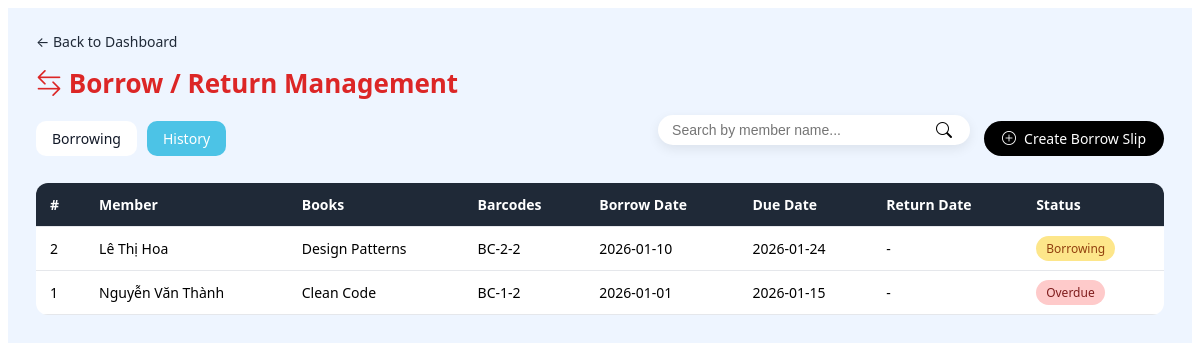
Screenshot of /borrow/history (signed in) with the database file from the repository.
### tables this page shows
CREATE TABLE `borrow_records` (
  `borrow_id` int(11) NOT NULL,
  `user_id` int(11) DEFAULT NULL,
  `borrow_date` date NOT NULL,
  `due_date` date NOT NULL,
  `return_date` date DEFAULT NULL,
  `status` enum('borrowed','returned','overdue') DEFAULT 'borrowed'
);

CREATE TABLE `users` (
  `user_id` int(11) NOT NULL,
  `username` varchar(255) NOT NULL,
  `password` varchar(255) NOT NULL,
  `full_name` varchar(150) DEFAULT NULL,
  `email` varchar(150) NOT NULL,
  `role` enum('admin','member') DEFAULT 'member',
  `status` enum('active','locked') DEFAULT 'active'
);

### app/core/Controller.php (called while the page is built, shortened)
<?php
class Controller
{
    protected function model($model)
    {
        $modelPath = __DIR__ . '/../models/' . $model . '.php';
        return new $model();
    }
    protected function view($view, $data = [])
    {
        extract($data);
        $viewPath = __DIR__ . '/../views/' . $view . '.php';
        require_once $viewPath;
    }
}

### app/controllers/BorrowController.php (called while the page is built, shortened)
<?php
class BorrowController extends Controller
{
    public function history()
    {
        $borrowModel = $this->model('BorrowRecord');
        $keyword = $_GET['keyword'] ?? '';
        $page = (int) ($_GET['page'] ?? 1);
        $page = max(1, $page);
        $limit = 10;
        if (!empty($keyword)) {
            $borrows = $borrowModel->searchHistoryByMemberName($keyword, $page, $limit);
            $total = $borrowModel->countSearchHistoryByMemberName($keyword);
        } else {
            $borrows = $borrowModel->getAllBorrowHistory($page, $limit);
            $total = $borrowModel->countAllBorrowHistory();
        }
        $totalPages = ceil($total / $limit);
        $this->view('admin/history', [
            'borrows' => $borrows,
            'keyword' => $keyword,
            'page' => $page,
            'totalPages' => $totalPages,
            'total' => $total,
            'limit' => $limit
        ]);
    }
}

### app/core/Router.php (called while the page is built, shortened)
<?php
class Router
{
    public function run()
    {
        $requestUri = parse_url($_SERVER['REQUEST_URI'], PHP_URL_PATH);
        if (strpos($requestUri, '/public/') !== false) {
            $requestUri = substr($requestUri, strpos($requestUri, '/public/') + 8);
        } elseif (substr($requestUri, -7) === '/public') {
            $requestUri = '';
        } else {
            $requestUri = trim($requestUri, '/');
        }
        $requestUri = trim($requestUri, '/');
        $requestUri = preg_replace('/\.php$/', '', $requestUri);
        $requestUri = preg_replace('/^index\/?/', '', $requestUri);
        $parts = !empty($requestUri) ? explode('/', $requestUri) : [];
        $parts = array_filter($parts, fn($p) => !empty($p));
        $parts = array_values($parts);
        $method = !empty($parts[1]) ? $parts[1] : 'index';
        $params = array_slice($parts, 2);
        $controller = new $controllerName();
        call_user_func_array([$controller, $method], $params);
    }
}

### public/index.php (called while the page is built, shortened)
<?php
require_once __DIR__ . '/../app/config/database.php';
require_once __DIR__ . '/../app/core/Router.php';
require_once __DIR__ . '/../app/core/Controller.php';
require_once __DIR__ . '/../app/core/Model.php';
$router = new Router();
$router->run();

### app/core/Model.php (called while the page is built, shortened)
<?php
class Model {
    public function __construct() {
        $database = new Database();
        $this->db = $database->connect();
    }
}

### app/config/database.php (called while the page is built, shortened)
<?php
class Database {
    private $host = 'localhost';
    private $db_name = 'library_management';
    private $username = 'root';
    private $password = '';
    private $conn;
    public function connect() {
        try {
            $this->conn = new PDO(
                "mysql:host={$this->host};dbname={$this->db_name};charset=utf8",
                $this->username,
                $this->password
            );
            $this->conn->setAttribute(PDO::ATTR_ERRMODE, PDO::ERRMODE_EXCEPTION);
        } catch (PDOException $e) {
            die('Database connection failed: ' . $e->getMessage());
        }
        return $this->conn;
    }
}

### app/models/BorrowRecord.php (called while the page is built, shortened)
<?php
class BorrowRecord extends Model
{
    public function getAllBorrowHistory($page = 1, $limit = 10)
    {
        $offset = ($page - 1) * $limit;
        $sql = "SELECT
                br.borrow_id,
                u.full_name,
                GROUP_CONCAT(DISTINCT b.title SEPARATOR ', ') as titles,
                GROUP_CONCAT(DISTINCT bc.barcode SEPARATOR ', ') as barcodes,
                br.borrow_date,
                br.due_date,
                br.return_date,
                br.status
            FROM borrow_records br
            JOIN users u ON br.user_id = u.user_id
            LEFT JOIN borrow_records_book_copies brbc ON br.borrow_id = brbc.borrow_id
            LEFT JOIN book_copies bc ON brbc.book_copy_id = bc.book_copy_id
            LEFT JOIN books b ON bc.book_id = b.book_id
            GROUP BY br.borrow_id, u.full_name, br.borrow_date, br.due_date, br.return_date, br.status
            ORDER BY br.borrow_date DESC
            LIMIT " . intval($limit) . " OFFSET " . intval($offset);
        $stmt = $this->db->prepare($sql);
        $stmt->execute();
        return $stmt->fetchAll(PDO::FETCH_ASSOC);
    }
}

### app/views/admin/history.php (the view, shortened to what this page needs)
<link rel="stylesheet" href="<?= BASE_URL ?>/assets/css/admin-borrow.css">
<link rel="stylesheet" href="https://cdn.jsdelivr.net/npm/bootstrap-icons@1.11.3/font/bootstrap-icons.css">
<div class="borrow-container">
    <div class="borrow-header">
        <a href="<?= BASE_URL ?>/admin/index" class="btn-back">
            ← Back to Dashboard
        </a>
        <div class="borrow-title">
            <h2>
                <i class="bi bi-arrow-left-right"></i>
                Borrow / Return Management
            </h2>
        </div>
        <div class="borrow-actions">
            <div class="borrow-tabs">
                <a href="<?= BASE_URL ?>/borrow/index" class="btn">
                    Borrowing
                </a>
                <a href="<?= BASE_URL ?>/borrow/history" class="btn active">
                    History
                </a>
            </div>
            <div class="borrow-right">
                <form method="GET" class="borrow-search">
                    <input type="text" name="keyword" placeholder="Search by member name..."
                        value="<?= htmlspecialchars($keyword ?? '') ?>">
                    <button type="submit">
                        <i class="bi bi-search"></i>
                    </button>
                </form>
                <a href="<?= BASE_URL ?>/borrow/create" class="btn-create">
                    <i class="bi bi-plus-circle"></i>
                    Create Borrow Slip
                </a>
            </div>
        </div>
    </div>
    <table class="borrow-table">
        <thead>
            <tr>
                <th>#</th>
                <th>Member</th>
                <th>Books</th>
                <th>Barcodes</th>
                <th>Borrow Date</th>
                <th>Due Date</th>
                <th>Return Date</th>
                <th>Status</th>
            </tr>
        </thead>
        <tbody>
            <?php foreach ($borrows as $b): ?>
            <tr>
                <td><?= $b['borrow_id'] ?></td>
                <td><?= htmlspecialchars($b['full_name']) ?></td>
                <td><?= htmlspecialchars($b['titles']) ?></td>
                <td><?= htmlspecialchars($b['barcodes']) ?></td>
                <td><?= $b['borrow_date'] ?></td>
                <td><?= $b['due_date'] ?></td>
                <td><?= $b['return_date'] ?? '-' ?></td>
                <td>
                    <?php if ($b['status'] === 'returned'): ?>
                    <span class="badge badge-success">Returned</span>
                    <?php elseif ($b['status'] === 'overdue'): ?>
                    <span class="badge badge-danger">Overdue</span>
                    <?php else: ?>
                    <span class="badge badge-warning">Borrowing</span>
                    <?php endif; ?>
                </td>
            </tr>
            <?php endforeach; ?>
        </tbody>
    </table>
</div>

### public/assets/css/admin-borrow.css (style rules this page uses)
.borrow-container { padding: 24px 28px; background: #eef5ff; min-height: 100vh; font-family: system-ui, -apple-system, BlinkMacSystemFont, "Segoe UI", sans-serif; }
.borrow-header { display: flex; flex-direction: column; gap: 14px; margin-bottom: 22px; }
.btn-back { display: inline-flex; align-items: center; gap: 6px; font-size: 14px; color: #1f2937; text-decoration: none; width: fit-content; }
.borrow-title h2 { margin: 0; font-size: 26px; font-weight: 700; color: #dc2626; }
.borrow-actions { display: flex; align-items: center; justify-content: space-between; gap: 16px; }
.borrow-tabs { display: flex; gap: 10px; }
.borrow-tabs .btn { padding: 8px 16px; border-radius: 10px; font-size: 14px; font-weight: 500; background: #ffffff; color: #111827; text-decoration: none; }
.borrow-tabs .btn.active { background: #4cc3e6; color: #ffffff; }
.borrow-right { display: flex; align-items: center; gap: 14px; }
.borrow-search { display: flex; align-items: center; background: #ffffff; border-radius: 20px; padding: 6px 12px; box-shadow: 0 4px 12px rgba(0, 0, 0, 0.08); }
.borrow-search input { border: none; outline: none; font-size: 14px; width: 260px; }
.borrow-search button { border: none; background: transparent; cursor: pointer; font-size: 16px; }
.btn-create { display: inline-flex; align-items: center; gap: 8px; padding: 8px 18px; background: #000000; color: #ffffff; border-radius: 18px; font-size: 14px; font-weight: 500; text-decoration: none; }
.borrow-table { width: 100%; border-collapse: collapse; background: #ffffff; border-radius: 12px; overflow: hidden; }
.borrow-table th, .borrow-table td { padding: 12px 14px; border-bottom: 1px solid #e5e7eb; text-align: left; font-size: 14px; }
.borrow-table th { background: #1f2937; color: #ffffff; font-weight: 600; }
.badge { padding: 4px 10px; border-radius: 999px; font-size: 12px; font-weight: 500; }
.badge-warning { background: #fde68a; color: #92400e; }
.badge-danger { background: #fecaca; color: #7f1d1d; }

### rows the page displays
borrow_records: borrow_id "2", user.full_name "Lê Thị Hoa", titles "Design Patterns", barcodes "BC-2-2", borrow_date "2026-01-10", due_date "2026-01-24", return_date "-", status "Borrowing"
borrow_records: borrow_id "1", user.full_name "Nguyễn Văn Thành", titles "Clean Code", barcodes "BC-1-2", borrow_date "2026-01-01", due_date "2026-01-15", return_date "-", status "Overdue"
